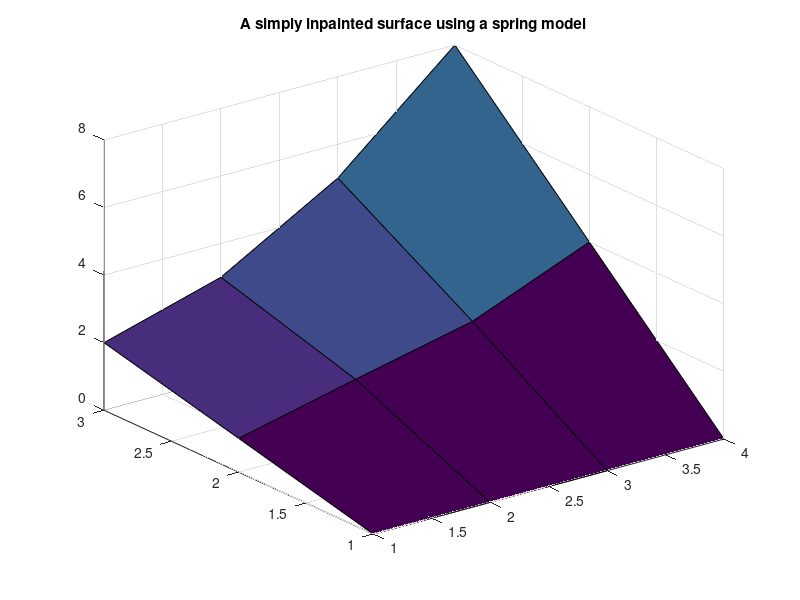

MATLAB code to generate this figure:
%{

The methods of inpaint_nans

    Digital inpainting is the craft of replacing missing elements in an
    "image" array. A Google search on the words "digita inpainting" will turn
    up many hits. I just tried this search and found 18300 hits.

    If you wish to do inpainting in matlab, one place to start is with my
    inpaint_nans code. Inpaint_nans is on the file exchange:

    http://www.mathworks.com/matlabcentral/fileexchange/loadFile.do?objectId=4551&objectType=file

    It looks for NaN elements in an array (or vector) and attempts to interpolate
        (or extrapolate) smoothly to replace those elements.

        The name "inpainting" itself comes from the world of art restoration.
        Damaged paintings are restored by an artist/craftsman skilled in matching
        the style of the original artist to fill in any holes in the painting.

        In digital inpainting, the goal is to interpolate in from the boundaries
        of a hole to smoothly replace an artifact. Obviously, where the hole is
        large the digitally inpainted repair may not be an accurate approximation
        to the original.

        Inpaint_nans itself is really only a boundary value solver. The basic idea
        is to formulate a partial differential equation (PDE) that is assumed to
        apply in the domain of the artifact to be inpainted. The perimeter of the
        hole supplies boundary values for the PDE. Then the PDE is approximated
            using finite difference methods (the array elements are assumed to be
                equally spaced in each dimension) and then a large (and very sparse) linear
                system of equations is solved for the NaN elements in the array.

                    I've chosen a variety of simple differental equation models the user can
                    specify to be solved. All the methods current use a basically elliptic
                        PDE. This means that the resulting linear system will generally be well
                        conditioned. It does mean that the solution will generally be fairly smooth,
                        and over large holes, it will tend towards an average of the boundary
                        elements. These are characteristics of the elliptic PDEs chosen. (My hope
                        is to expand these options in the future.)

                        %}

                        %%

                        % Lets formulate a simple problem, and see how we could solve it using
                        % some of these ideas.
                        A = [0, 0, 0, 0; 1, NaN, NaN, 4; 2, 3, 5, 8];

                        % Although we can't plot this matrix using the functions surf or mesh,
                        % surely we can visualize what the fudamental shape is.

                        % There are only two unknown elements, the artifacts that inpaint_nans
                        % would fill in: A(2,2) and A(2,3).

                        % For an equally spaced grid, the Laplacian equation (or Poisson's equation
                        % of heat conduction at steady state if you prefer. Or, for the fickle,
                        % Ficke's law of diffusion would apply.) All of these result in the PDE
                        %
                        %   u_xx + u_yy = 0
                        %
                        % where u_xx is the second partial derivative of u with respect to x,
                        % and u_yy is the second partial with respect to y.
                        %
                        % Approximating this PDE using finite differences for the partial
                        % derivatives, implies that at any node in the grid, we could replace
                        % it by the average of its 4 neighbors. Thus the two NaN elements
                        % generate two linear equations:
                        %
                        %  A(2,2) = (A(1,2) + A(3,2) + A(2,1) + A(2,3)) / 4
                        %  A(2,3) = (A(1,3) + A(3,3) + A(2,2) + A(2,4)) / 4
                        %
                        % Since we know all the parameters but A(2,2) and A(2,3), substitute their
                        % known values.
                        %
                        %  A(2,2) = (0 + 3 + 1 + A(2,3)) / 4
                        %  A(2,3) = (0 + 5 + A(2,2) + 4) / 4
                        %
                        % Or,
                        %
                        %  4*A(2,2)  - A(2,3) = 4
                        %  -A(2,2) + 4*A(2,3) = 9
                        %
                        % We can solve for the unkowns now using
                        u = [4, -1; -1, 4] \ [4; 9]

                        A(2, 2) = u(1);
                        A(2, 3) = u(2);

                        % and finally plot the surface
                        close
                        surf(A)
                        title 'A simply inpainted surface'

                        % Neat huh? For an arbitrary number of NaN elements in an array,
                        % the above scheme is all there is to method 2 of inpaint_nans,
                        % together with a very slick application of sparse linear algebra
                        % in Matlab.

                        % Method 0 is very similar, but I've optimized it to build as
                        % small a linear system as possible for those cases where an array
                        % has only a few NaN elements.

                        % Method 1 is another subtle variation on this scheme, but it
                        % tries to be slightly smoother at some cost of efficiency, while
                        % still not modifying the known (non-NaN) elements of the array.

                        % Method 5 of inpaint_nans is also very similar to method 2, except
                        % that it uses a simple average of all 8 neighbors of an element.
                        % Its not actually an approximation to our PDE.

                        % Method 3 is yet another variation on this theme, except the PDE
                        % model used is one more suited to a model of a thin plate than for
                        % heat diffusion. Here the governing PDE is:
                        %
                        %   u_xxxx + 2*u_xxyy + u_yyyy = 0
                        %
                        % again discretized into a linear system of equations.

                        %%

                        % Finally, method 4 of inpaint_nans has a different underlying
                        % model. Pretend that each element in the array was connected to
                        % its immediate neighbors to the left, right, up, and down by
                        % "springs". They are also connected to their neighbors at 45
                        % degree angles by springs with a weaker spring constant. Since
                        % the potential energy stored in a spring is proportional to its
                        % extension, we can formulate this again as a linear system of
                        % equations to be solved. For the example above, we would generate
                        % the set of equations:

                        %  A(2,2) - A(1,2) = 0
                        %  A(2,2) - A(2,1) = 0
                        %  A(2,2) - A(3,2) = 0
                        %  A(2,2) - A(2,3) = 0
                        % (A(2,2) - A(1,1))/sqrt(2) = 0
                        % (A(2,2) - A(1,3))/sqrt(2) = 0
                        % (A(2,2) - A(3,1))/sqrt(2) = 0
                        % (A(2,2) - A(3,3))/sqrt(2) = 0
                        %  A(2,3) - A(1,3) = 0
                        %  A(2,3) - A(2,2) = 0
                        %  A(2,3) - A(3,3) = 0
                        %  A(2,3) - A(2,4) = 0
                        % (A(2,3) - A(1,2))/sqrt(2) = 0
                        % (A(2,3) - A(1,4))/sqrt(2) = 0
                        % (A(2,3) - A(3,2))/sqrt(2) = 0
                        % (A(2,3) - A(3,4))/sqrt(2) = 0

                        % Substitute for the known elements to get

                        %  A(2,2) - 0 = 0
                        %  A(2,2) - 1 = 0
                        %  A(2,2) - 3 = 0
                        %  A(2,2) - A(2,3) = 0
                        % (A(2,2) - 0)/sqrt(2) = 0
                        % (A(2,2) - 0)/sqrt(2) = 0
                        % (A(2,2) - 2)/sqrt(2) = 0
                        % (A(2,2) - 5)/sqrt(2) = 0
                        %  A(2,3) - 0 = 0
                        %  A(2,3) - A(2,2) = 0
                        %  A(2,3) - 5 = 0
                        %  A(2,3) - 4 = 0
                        % (A(2,3) - 0)/sqrt(2) = 0
                        % (A(2,3) - 0)/sqrt(2) = 0
                        % (A(2,3) - 3)/sqrt(2) = 0
                        % (A(2,3) - 8)/sqrt(2) = 0

                        % This system is also solvable now:
                        r2 = 1 / sqrt(2);
                        M = [1, 0; 1, 0; 1, 0; 1, -1; r2, 0; r2, 0; r2, 0; r2, 0; 0, 1; -1, 1; 0, 1; 0, 1; 0, r2; 0, r2; 0, r2; 0, r2];
                        v = M \ [0, 1, 3, 0, 0, 0, 2 * r2, 5 * r2, 0, 0, 5, 4, 0, 0, 3 * r2, 8 * r2]'

                        A(2, 2) = v(1);
                        A(2, 3) = v(2);

                        % and finally plot the surface
                        surf(A)
                        title 'A simply inpainted surface using a spring model'

                        %%

                        % Why did I provide this approach, based on a spring metaphor?
                        % As you should have observed, methods 2 and 4 are really quite close
                        % in what they do for internal NaN elements. Its on the perimeter that
                        % they differ significantly. The diffusion/Laplacian model will
                        % extrapolate smoothly, and as linearly as possible. The spring model
                        % will tend to extrapolate as a constant function.